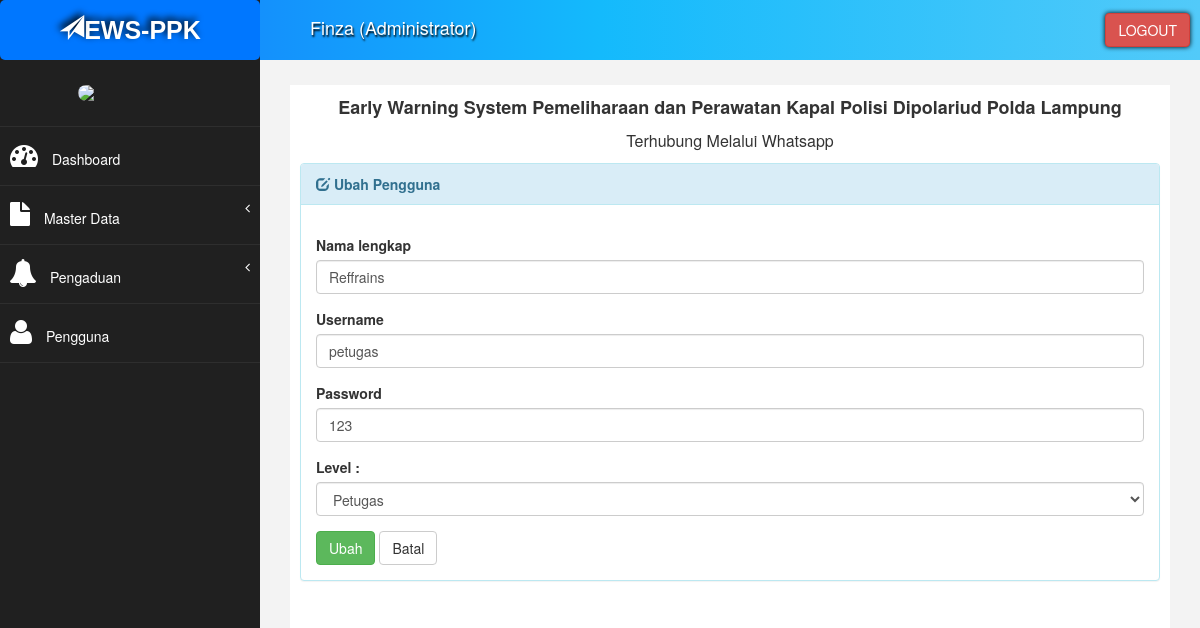
The page /index?page=pengguna_ubah&kode=5351949a-6598-11eb-96e0-60eb69a13690 (signed in) on the database its author committed.
### tables this page shows
CREATE TABLE `tb_pengguna` (
  `id_pengguna` varchar(50) NOT NULL,
  `nama_pengguna` varchar(30) NOT NULL,
  `username` varchar(30) NOT NULL,
  `password` varchar(20) NOT NULL,
  `level` enum('Administrator','Petugas','Pengadu') NOT NULL DEFAULT 'Pengadu',
  `grup` enum('A','B') NOT NULL DEFAULT 'B'
);

### admin/pengguna/pengguna_ubah.php (the view, shortened to what this page needs)
<?php
    if(isset($_GET['kode'])){
        $sql_cek = "SELECT * FROM tb_pengguna WHERE id_pengguna='".$_GET['kode']."'";
        $query_cek = mysqli_query($koneksi, $sql_cek);
        $data_cek = mysqli_fetch_array($query_cek,MYSQLI_BOTH);
    }
?>
<div class="panel panel-info">
	<div class="panel-heading">
		<i class="glyphicon glyphicon-edit"></i>
		<b>Ubah Pengguna</b>
	</div>
	<div class="panel-body">
		<div class="row">
			<div class="col-md-12">
				<form method="POST">
					<div class="form-group">
						<label>Nama lengkap</label>
						<input class="form-control" name="nama_pengguna" value="<?php echo $data_cek['nama_pengguna']; ?>"
						/>
					</div>
					<div class="form-group">
						<label>Username</label>
						<input class="form-control" name="username" value="<?php echo $data_cek['username']; ?>"
						/>
					</div>
					<div class="form-group">
						<label>Password</label>
						<input class="form-control" name="password" value="<?php echo $data_cek['password']; ?>"
						/>
					</div>
					<div class="form-group">
						<label>Level :</label>
						<select name="level" class="form-control">
							<?php
                            if ($data_cek['level'] == "Petugas") echo "<option value='Petugas' selected>Petugas</option>";
                            else echo "<option value='Petugas'>Petugas</option>";
                        ?>
						</select>
					</div>
					<div>
						<input type="submit" name="Ubah" value="Ubah" class="btn btn-success">
						<a href="?page=user_data" title="Kembali" class="btn btn-default">Batal</a>
					</div>
			</div>
		</div>
	</div>
</div>
</div>

### rows shown on the page
tb_pengguna: nama_pengguna "Reffrains", username "petugas", password "123", level "Petugas"

### other values the page prints
$data_nama "Finza"
$data_level "Administrator"
